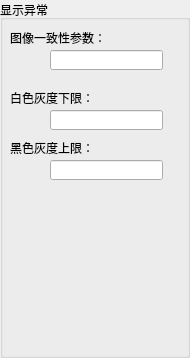
     <widget class="QGroupBox" name="groupBox_8">
      <property name="geometry">
       <rect>
        <x>792</x>
        <y>22</y>
        <width>190</width>
        <height>358</height>
       </rect>
      </property>
      <property name="title">
       <string>显示异常</string>
      </property>
      <widget class="QLabel" name="label_16">
       <property name="geometry">
        <rect>
         <x>10</x>
         <y>30</y>
         <width>111</width>
         <height>16</height>
        </rect>
       </property>
       <property name="text">
        <string>图像一致性参数：</string>
       </property>
      </widget>
      <widget class="QLineEdit" name="lineEdit_15">
       <property name="geometry">
        <rect>
         <x>50</x>
         <y>50</y>
         <width>113</width>
         <height>20</height>
        </rect>
       </property>
      </widget>
      <widget class="QLabel" name="label_25">
       <property name="geometry">
        <rect>
         <x>10</x>
         <y>90</y>
         <width>111</width>
         <height>16</height>
        </rect>
       </property>
       <property name="text">
        <string>白色灰度下限：</string>
       </property>
      </widget>
      <widget class="QLineEdit" name="lineEdit_25">
       <property name="geometry">
        <rect>
         <x>50</x>
         <y>110</y>
         <width>113</width>
         <height>20</height>
        </rect>
       </property>
      </widget>
      <widget class="QLabel" name="label_26">
       <property name="geometry">
        <rect>
         <x>10</x>
         <y>140</y>
         <width>111</width>
         <height>16</height>
        </rect>
       </property>
       <property name="text">
        <string>黑色灰度上限：</string>
       </property>
      </widget>
      <widget class="QLineEdit" name="lineEdit_26">
       <property name="geometry">
        <rect>
         <x>50</x>
         <y>160</y>
         <width>113</width>
         <height>20</height>
        </rect>
       </property>
      </widget>
     </widget>
